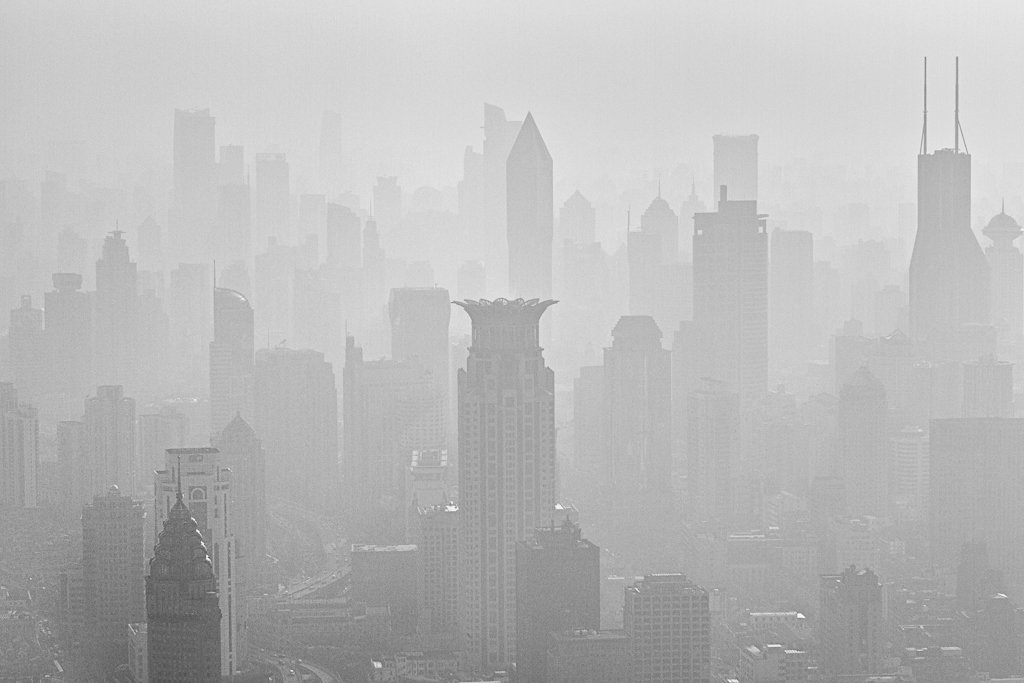
#> input picture example-images/city1.jpg, 1024 x 683 px, given in place of short.mp4, which was not available
$ python video_inference_prior.py   (older library calls are emulated)
#> lines starting #> are read from the running program, lines starting #| are printed output that depends on the picture; pictures that were not available may be replaced by others from this repository, and a replacement may not be noted
### other_methods/old_dehaze.py
# -*- coding: utf-8 -*-
# "Single image haze removal using dark channel prior" -Kaiming He
# https://ieeexplore.ieee.org/document/5206515
# LINK: https://github.com/anhenghuang/dehaze

import cv2
import numpy as np
import argparse


def dark_channel(img, size = 15):
    r, g, b = cv2.split(img)
    min_img = cv2.min(r, cv2.min(g, b))
    kernel = cv2.getStructuringElement(cv2.MORPH_RECT, (size, size))
    dc_img = cv2.erode(min_img,kernel)
    return dc_img


def get_atmo(img, percent = 0.001):
    mean_perpix = np.mean(img, axis = 2).reshape(-1)
    mean_topper = mean_perpix[:int(img.shape[0] * img.shape[1] * percent)]
    return np.mean(mean_topper)


def get_trans(img, atom, w = 0.95):
    x = img / atom
    t = 1 - w * dark_channel(x, 15)
    return t


def guided_filter(p, i, r, e):
    """
    :param p: input image
    :param i: guidance image
    :param r: radius
    :param e: regularization
    :return: filtering output q
    """
    #1
    mean_I = cv2.boxFilter(i, cv2.CV_64F, (r, r))
    mean_p = cv2.boxFilter(p, cv2.CV_64F, (r, r))
    corr_I = cv2.boxFilter(i * i, cv2.CV_64F, (r, r))
    corr_Ip = cv2.boxFilter(i * p, cv2.CV_64F, (r, r))
    #2
    var_I = corr_I - mean_I * mean_I
    cov_Ip = corr_Ip - mean_I * mean_p
    #3
    a = cov_Ip / (var_I + e)
    b = mean_p - a * mean_I
    #4
    mean_a = cv2.boxFilter(a, cv2.CV_64F, (r, r))
    mean_b = cv2.boxFilter(b, cv2.CV_64F, (r, r))
    #5
    q = mean_a * i + mean_b
    return q


def dehaze(im, output = None):

    img = im.astype('float64') / 255
    img_gray = cv2.cvtColor(im, cv2.COLOR_BGR2GRAY).astype('float64') / 255

    atom = get_atmo(img)
    trans = get_trans(img, atom)
    trans_guided = guided_filter(trans, img_gray, 20, 0.0001)
    trans_guided = cv2.max(trans_guided, 0.25)

    result = np.empty_like(img)
    for i in range(3):
        result[:, :, i] = (img[:, :, i] - atom) / trans_guided + atom

#    cv2.imshow("source",img)
#    cv2.imshow("result", result)
    return result
# [21 lines of commented-out code are left out]

### other_methods/video_inference_prior.py
#!/usr/bin/env python3
# -*- coding: utf-8 -*-
"""
Created on Thu Jun 30 14:52:59 2022

@author: anilbayramg
"""
import cv2
import numpy as np
from old_dehaze import dehaze
from old_dehaze2 import dehaze2
import time

video_path = "/home/anilbayramg/Desktop/Github-desktop/my-DCPDN/demo-inp/short.mp4"

cap = cv2.VideoCapture(video_path)
HEIGHT = int(cap.get(cv2.CAP_PROP_FRAME_HEIGHT))
WIDTH = int(cap.get(cv2.CAP_PROP_FRAME_WIDTH))
FPS = int(cap.get(cv2.CAP_PROP_FPS))
out = cv2.VideoWriter("/home/anilbayramg/Desktop/Github-desktop/my-DCPDN/demo-out/short-trial-pure.avi",cv2.VideoWriter_fourcc(*"MJPG"), FPS, (WIDTH,HEIGHT))

print("Video has been opened.")
i = 0
#%%
duration = 0
pre_pro = 0
start = 0
post_pro = 0
inference = 0
while cap.isOpened():
    start += time.time()
    (grabbed, np_frame) = cap.read()
#> np_frame is the input picture: shape (683, 1024, 3); min 74, max 249, mean 185.5
    if not grabbed:
        break
#    np_frame = (np_frame - np_frame.min())/(np_frame.max()-np_frame.min()) # Check necessity
#    np_frame = np.interp(np_frame, (np_frame.min(), np_frame.max()),(0,255))
#    np_frame = np_frame.astype(np.uint8)
    output = dehaze(np_frame)
#> in get_atmo, `mean_topper = mean_perpix[:int(img.shape[0] * img.shape[1] * percent)]`: mean_topper = 699 values, max 0.886 at index 458, min 0.796 at index 3, mean 0.852
#> in dehaze, `atom = get_atmo(img)`: atom = 0.852
#> in guided_filter, `var_I = corr_I - mean_I * mean_I`:
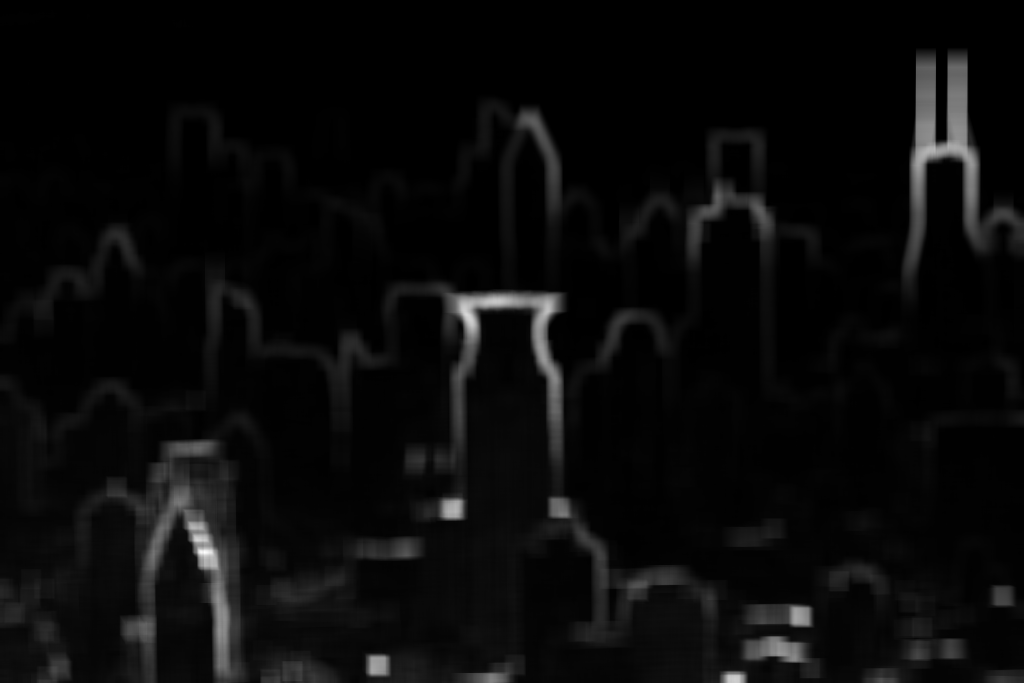
#> var_I: shape (683, 1024) float64; min 2.19e-05, max 0.0131, mean 0.000554; drawn with min black and max white
#> in guided_filter, `b = mean_p - a * mean_I`:
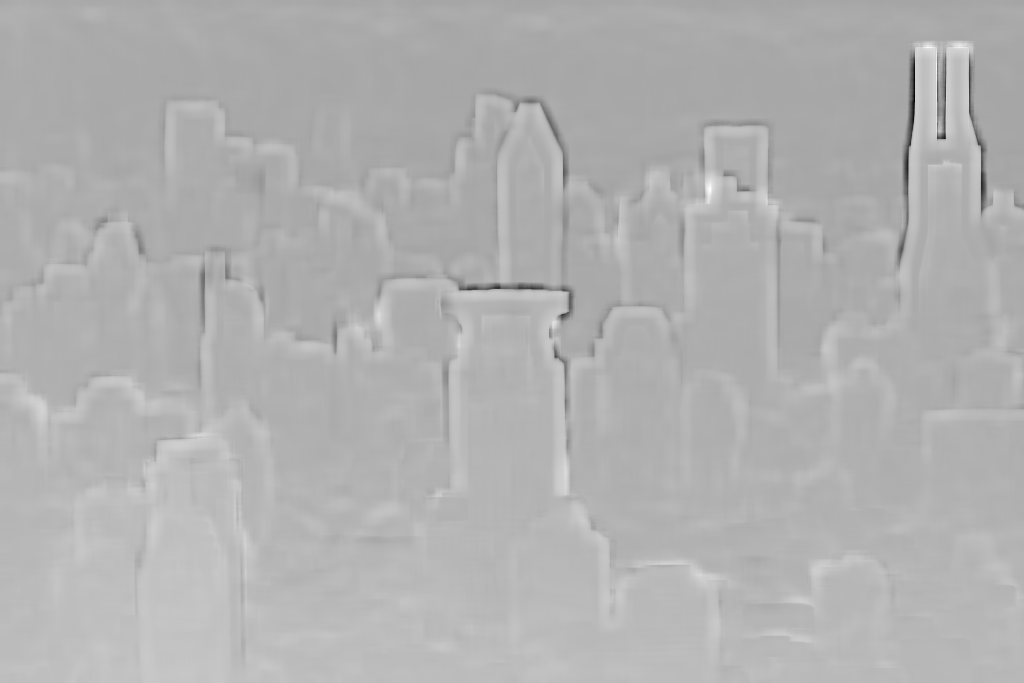
#> b: shape (683, 1024) float64; min -3.28, max 1.85, mean 0.285; drawn with min black and max white
#> in guided_filter, `mean_a = cv2.boxFilter(a, cv2.CV_64F, (r, r))`:
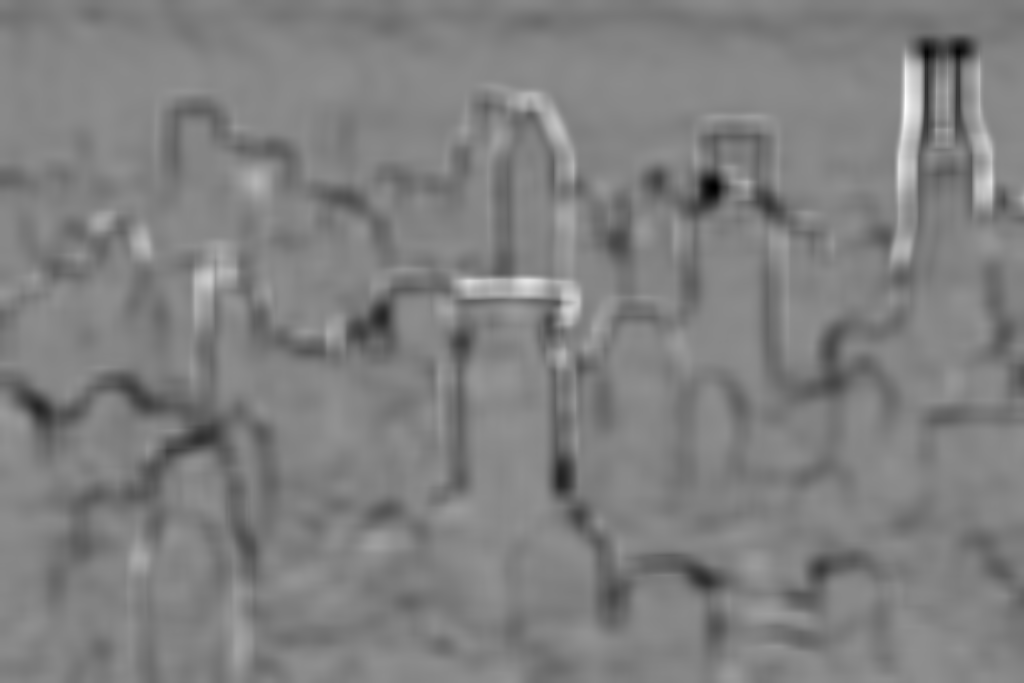
#> mean_a: shape (683, 1024) float64; min -0.848, max 0.714, mean -0.0651; drawn with min black and max white
#> in guided_filter, `mean_b = cv2.boxFilter(b, cv2.CV_64F, (r, r))`:
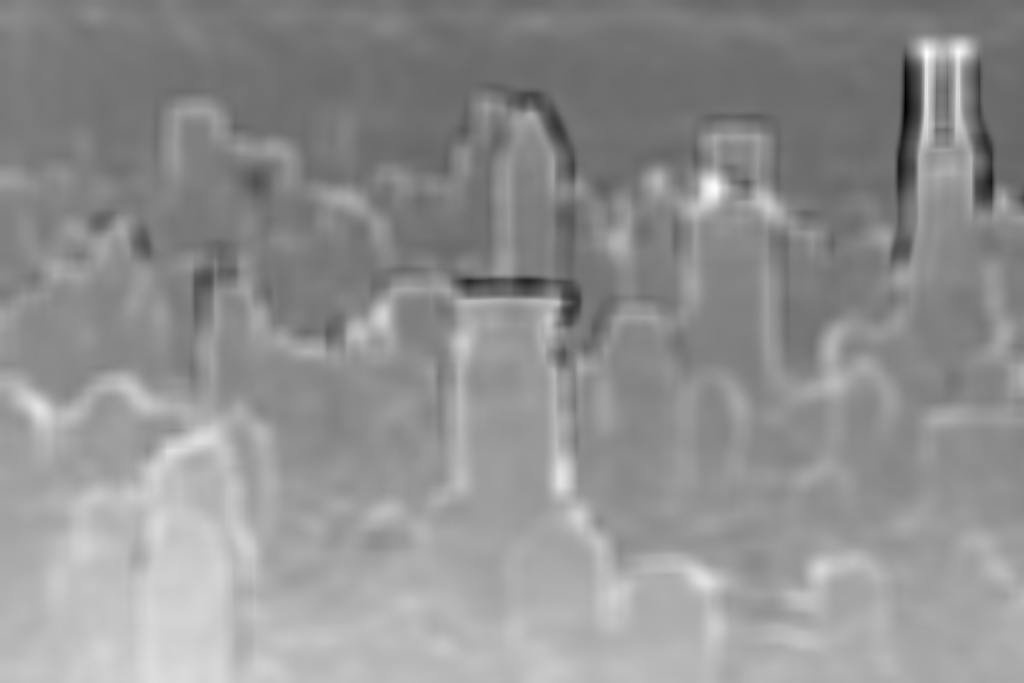
#> mean_b: shape (683, 1024) float64; min -0.513, max 0.894, mean 0.284; drawn with min black and max white
#> in dehaze, `trans_guided = cv2.max(trans_guided, 0.25)`:
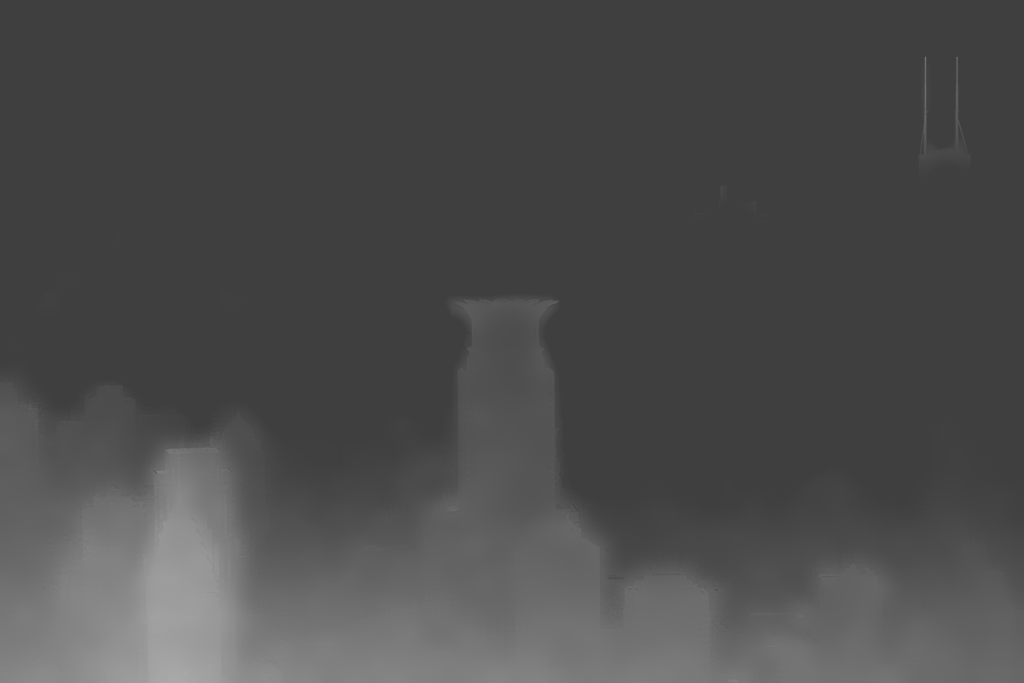
#> trans_guided: shape (683, 1024) float64; min 0.25, max 0.668, mean 0.302
#> after the loop in dehaze, `for i in range(3):`:
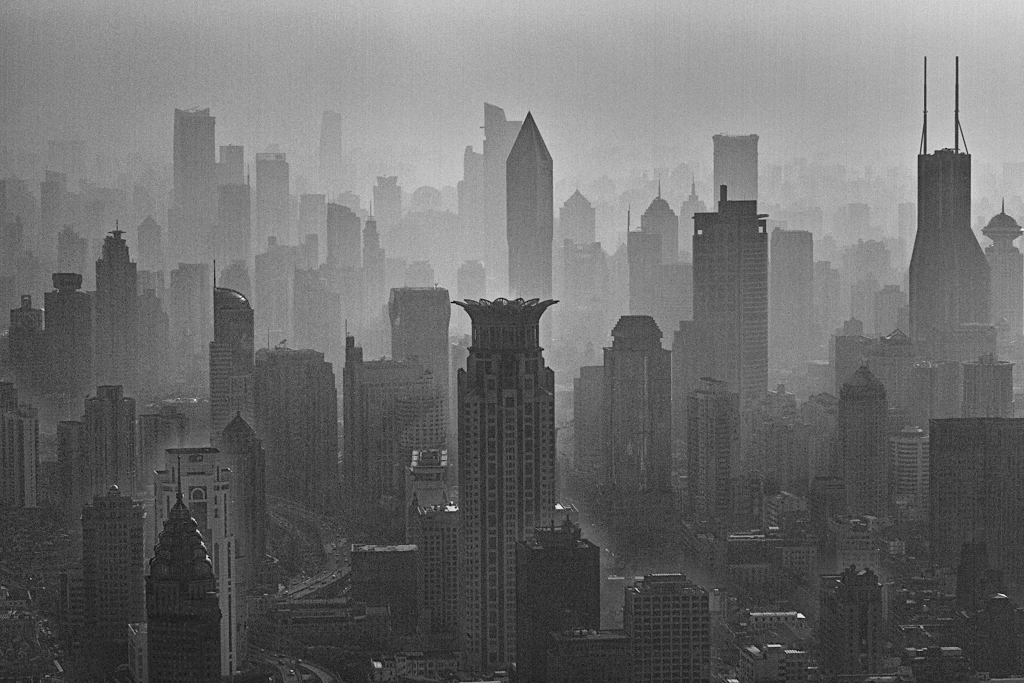
#> result: shape (683, 1024, 3) float64; min -0.105, max 1.27, mean 0.485; drawn with min black and max white
#    output = dehaze2(np_frame)


    output = np.interp(output, (output.min(), output.max()),(0,255))
    output = cv2.resize(output.astype(np.uint8), (WIDTH,HEIGHT))
    out.write(output)
    post_pro += time.time()
    i += 1
    if i % 30 == 0:
#        pre_pro_avg = (pre_pro - start)/30
#        inf_avg = (inference-pre_pro)/30
#        post_pro_avg = (post_pro - inference)/30
        duration = (post_pro - start)/30
        print(f"{i} frames has been processed.")
        print(f"Average process time: {duration}")
#        print(f"Average pre-processing time: {pre_pro_avg}")
#        print(f"Average inference time: {inf_avg}")
#        print(f"Average post-processing time: {post_pro_avg}")
        print()
        duration = 0
        pre_pro = 0
        start = 0
        post_pro = 0
        inference = 0
cap.release()
